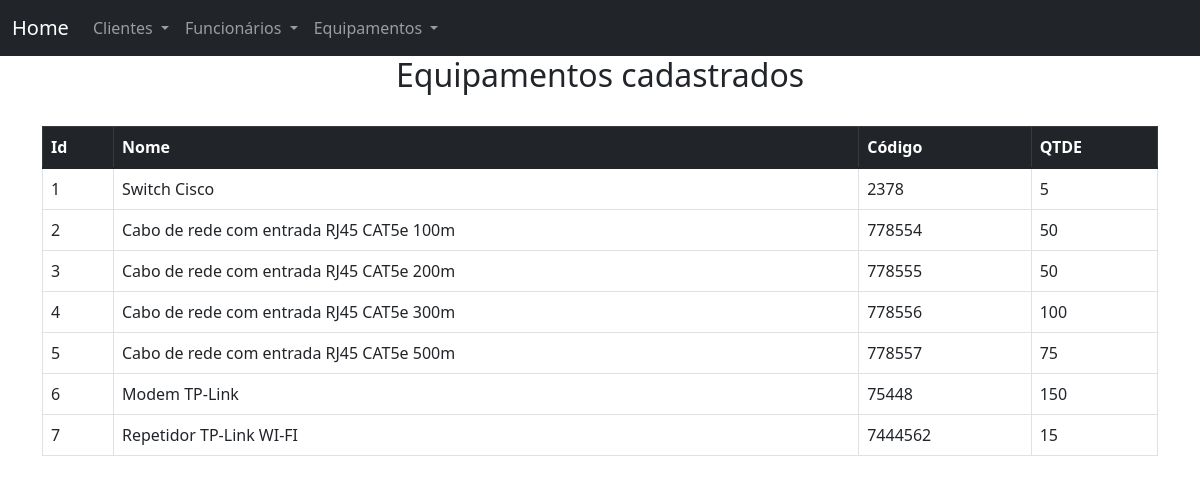
/consultaequipamentos, run on an earlier commit of the app's database.
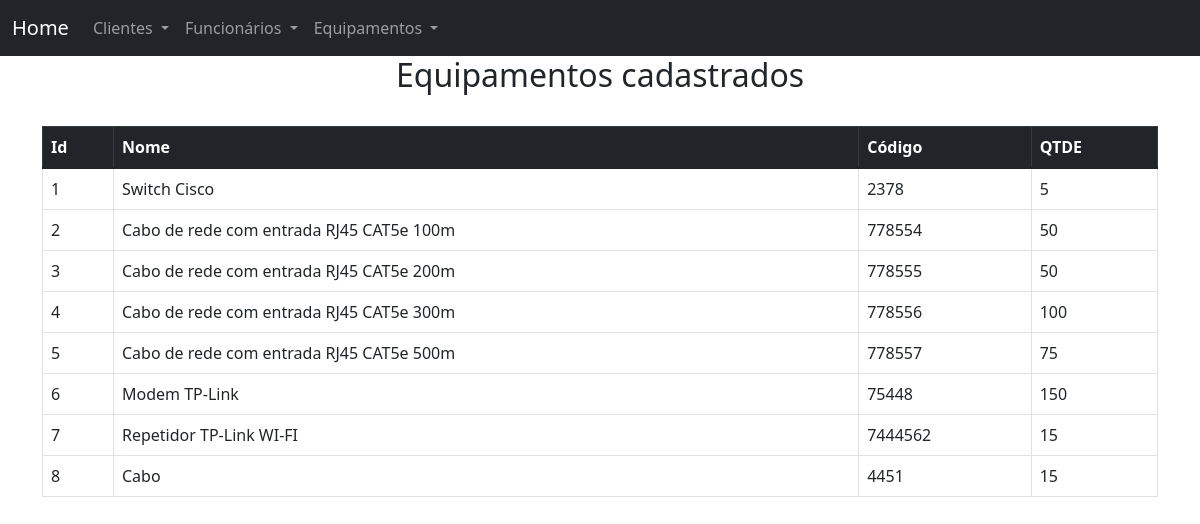
And on a later commit of the database.
### main.py (models this page shows, shortened)
class Equipamentos(db.Model):
    id_equipamento = db.Column(db.Integer, primary_key=True)
    name = db.Column(db.String(80), nullable=False)
    codigo = db.Column(db.String(120), nullable=False)
    qtde = db.Column(db.Integer, nullable=False)

### main.py (the view)
@app.route('/consultaequipamentos')
def consulta_equipamentos():
    equipamentos = Equipamentos.query.all()
    return render_template('consultaequipamentos.html', equipamentos=equipamentos)

### templates/consultaequipamentos.html
{% extends "base.html" %}
{% block conteudo %}
<h2 style="text-align: center;">Equipamentos cadastrados</h2>
<br>
<table class="table table-bordered table-hover">
    <thead class="table-dark">
        <tr>
          <th scope="col">Id</th>
          <th scope="col">Nome</th>
          <th scope="col">Código</th>
          <th scope="col">QTDE</th>
        </tr>
    </thead>
    <tbody>
        {% for equipamentos in equipamentos %}
        <tr>
            <td>{{ equipamentos.id_equipamento }}</td>
            <td>{{ equipamentos.name }}</td>
            <td>{{ equipamentos.codigo }}</td>
            <td>{{ equipamentos.qtde }}</td>
        </tr>
        {% endfor %}
    </tbody>
</table>
{% endblock conteudo %}

What changed in the data, as far as the page shows it:
added Equipamentos: id_equipamento "8", name "Cabo", codigo "4451", qtde "15"
